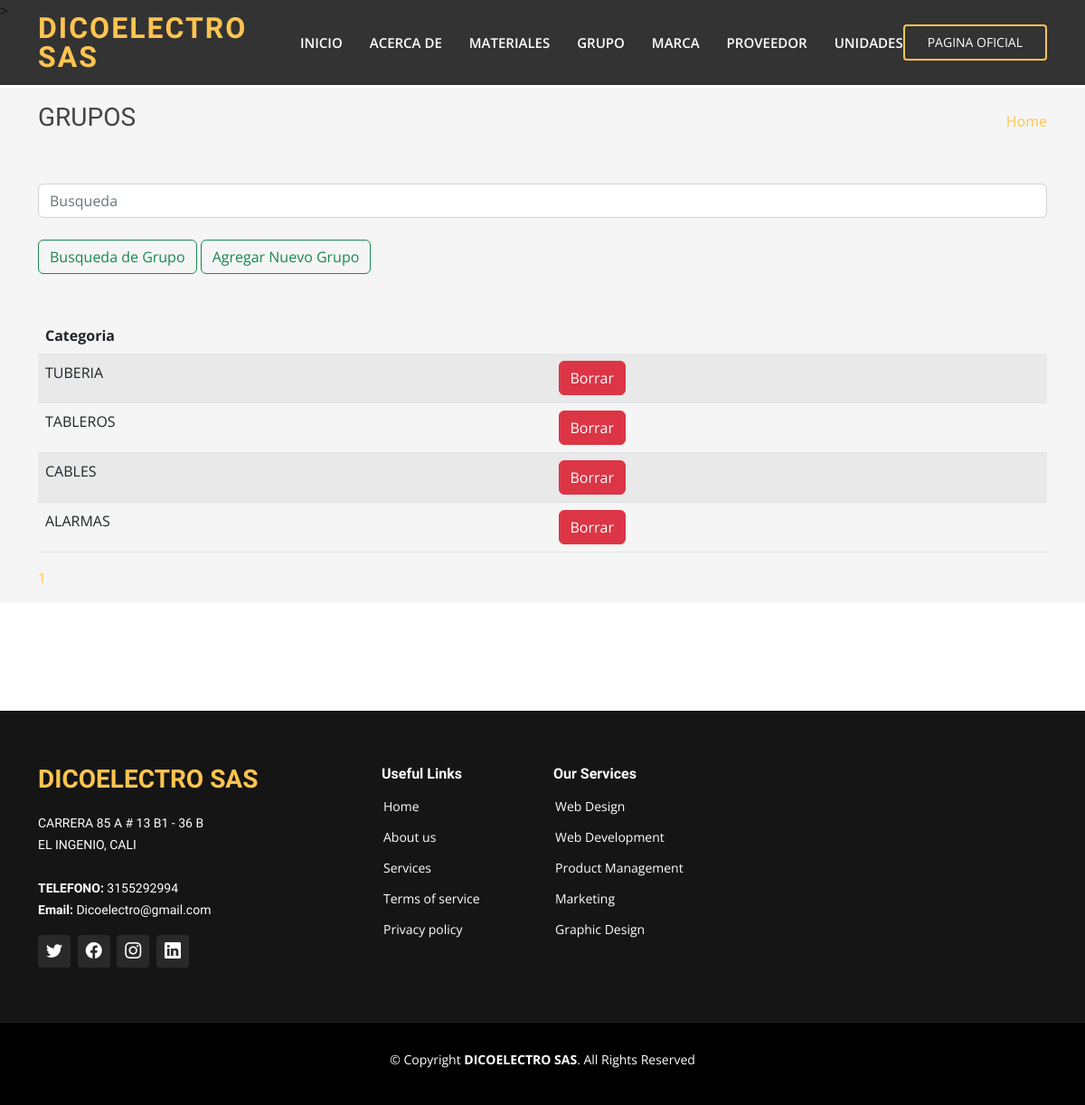
Page /listar-grupo/ on the committed database.
### webapp/models.py (models this page shows, shortened)
class Grupo(models.Model):
    categoria = models.CharField(max_length=50, unique=True)
    class Meta:
        verbose_name_plural = "grupos"

### webapp/views.py (the view)
# urls.py: path("listar-grupo/", views.listar_grupo, name="listar-grupo"),
def listar_grupo(request):
    search_post = request.GET.get('search')
    print(search_post)
    if search_post:
        grupo_totales = Grupo.objects.filter(Q(categoria__icontains=search_post))
        paginator = Paginator(grupo_totales, 10)
        page = request.GET.get('page')
        paginas = paginator.get_page(page)
    else:
        grupo_totales = Grupo.objects.all().order_by("-categoria")
        paginator = Paginator(grupo_totales,10)
        page = request.GET.get('page')
        paginas = paginator.get_page(page)
        paginas.adjusted_elided_pages = paginator.get_elided_page_range(page)
    return render(request, "grupo/listar.html", {
        "paginas": paginas,
    })

### webapp/templates/grupo/listar.html (shortened to what this page needs)
{% extends "webapp/base.html" %}
{% load static %}
{% block content %}
    <section class="breadcrumbs">
      <div class="container">
        <div class="d-flex justify-content-between align-items-center">
          <h2>GRUPOS</h2>
          <ol>
            <li><a href="{% url 'inicio' %}">Home</a></li>
          </ol>
        </div>
      <br/>
      <br/>
        <div class="container2">
          <form class="form-inline my-2 my-lg-0" action="{% url "listar-grupo" %}">
            <input class="form-control mr-sm-2" type="search" placeholder="Busqueda" aria-label="Search" name ="search">
            <br/>
            <button class="btn btn-outline-success my-2 my-sm-0" type="submit">Busqueda de Grupo</button>
            <a name="" id="" class="btn btn-outline-success my-2 my-sm-0" href="{% url 'crear-grupo' %}" role="button">Agregar Nuevo Grupo</a>
          </form>
        </div>
        <br/>
        <br/>
        <table class="table table-striped">
          <thead>
            <tr>
              <th scope="col">Categoria</th>
            </tr>
          </thead>
          <tbody>
            {% for item in paginas.object_list %}
            <tr>
              <td>{{ item.categoria }}</td>
              <td>  <a name="" id="" class="btn btn-danger" href="{% url 'eliminar-grupo' item.id %}" role="button">Borrar</a></td>
            </tr>
            {% endfor %}
          </tbody>
        </table>
        <div>
          {% block pagination %}
          {% for page_number in paginas.paginator.get_elided_page_range %}
              {% if page_number == paginas.paginator.ELLIPSIS %}
                  {{page_number}}
              {% else %}
                  <a
                      href="{% url 'listar-grupo' %}?page={{page_number}}"
                      class="{% if page_number == page_obj.number %}current{% endif %}"
                  >
                      {{page_number}}
                  </a>
              {% endif %}
          {% endfor %}
          {% endblock %}
        </div>
      </div>
    </section>
    <section class="inner-page">
    </section>
  {% endblock %}

### webapp/static/webapp/style.css (style rules this page uses)
body { font-family: "Open Sans", sans-serif; color: #444444; }
a { color: #ffc451; text-decoration: none; }
h1, h2, h3, h4, h5, h6 { font-family: "Raleway", sans-serif; }
section { padding: 60px 0; overflow: hidden; }
.breadcrumbs { padding: 15px 0; background: whitesmoke; min-height: 40px; margin-top: 74px; }
.breadcrumbs h2 { font-size: 28px; font-weight: 400; }
.breadcrumbs ol { display: flex; flex-wrap: wrap; list-style: none; padding: 0; margin: 0; }

### rows in the picture
Grupo: categoria "TUBERIA"
Grupo: categoria "TABLEROS"
Grupo: categoria "CABLES"
Grupo: categoria "ALARMAS"

### other values in the picture
{{ page_number }} "1"
